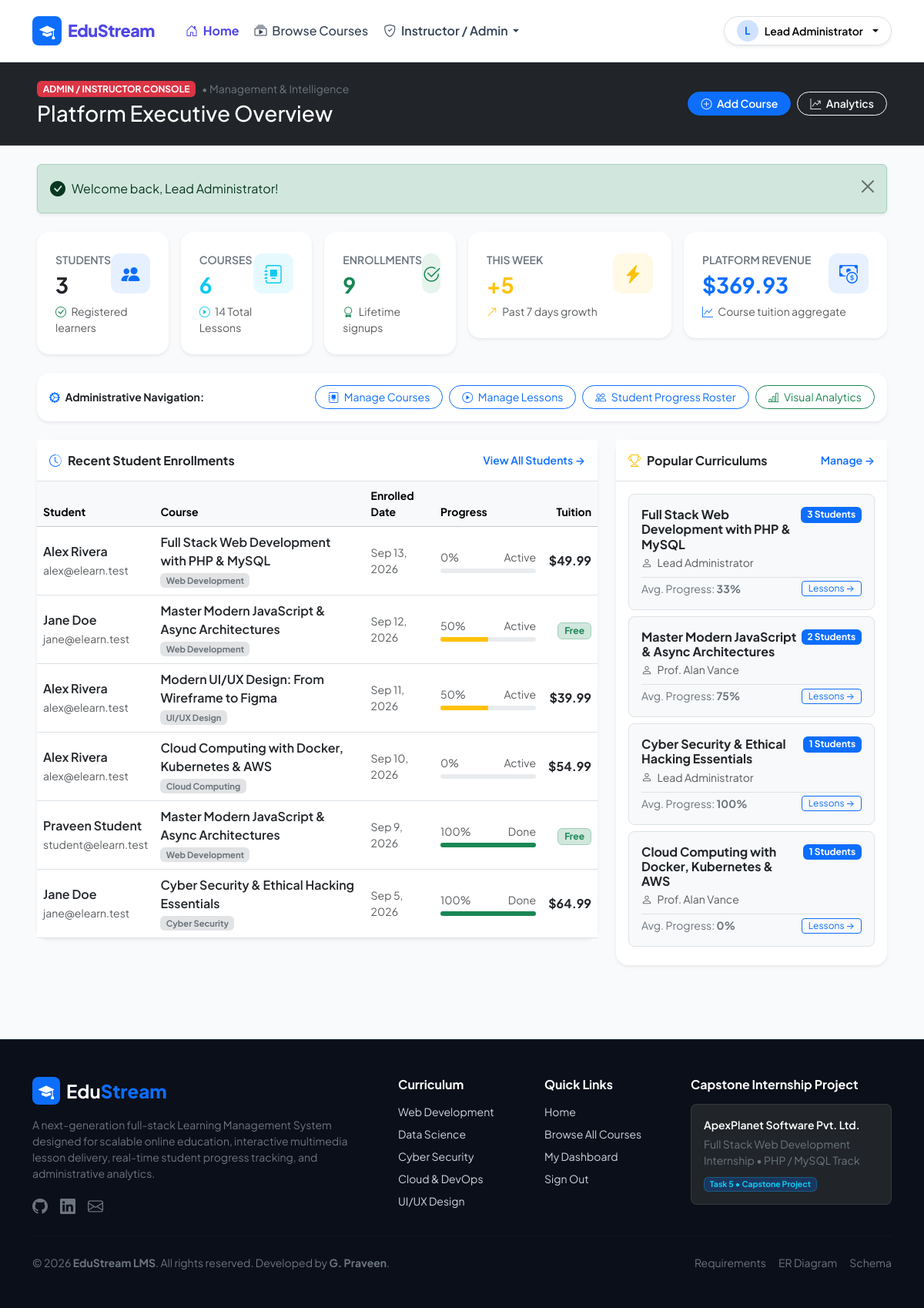
/admin/index.php (signed in), run on the app's committed database.
### tables this page shows
CREATE TABLE enrollments (
    id INT AUTO_INCREMENT PRIMARY KEY,
    user_id INT NOT NULL,
    course_id INT NOT NULL,
    enrolled_at TIMESTAMP DEFAULT CURRENT_TIMESTAMP,
    progress_percent INT NOT NULL DEFAULT 0,
    CONSTRAINT fk_enrollments_user FOREIGN KEY (user_id) 
        REFERENCES users(id) ON DELETE CASCADE,
    CONSTRAINT fk_enrollments_course FOREIGN KEY (course_id) 
        REFERENCES courses(id) ON DELETE CASCADE,
    CONSTRAINT uq_user_course UNIQUE (user_id, course_id),
    INDEX idx_user_id (user_id),
    INDEX idx_course_id (course_id),
    INDEX idx_enrolled_at (enrolled_at)
);

CREATE TABLE users (
    id INT AUTO_INCREMENT PRIMARY KEY,
    name VARCHAR(100) NOT NULL,
    email VARCHAR(150) NOT NULL UNIQUE,
    password_hash VARCHAR(255) NOT NULL,
    role ENUM('student', 'instructor', 'admin') NOT NULL DEFAULT 'student',
    otp_code VARCHAR(6) NULL,
    otp_expires_at DATETIME NULL,
    otp_verified TINYINT(1) NOT NULL DEFAULT 0,
    created_at TIMESTAMP DEFAULT CURRENT_TIMESTAMP,
    INDEX idx_email (email),
    INDEX idx_role (role),
    INDEX idx_otp_verified (otp_verified)
);

CREATE TABLE courses (
    id INT AUTO_INCREMENT PRIMARY KEY,
    title VARCHAR(255) NOT NULL,
    description TEXT NOT NULL,
    category VARCHAR(100) NOT NULL,
    price DECIMAL(10, 2) NOT NULL DEFAULT 0.00,
    instructor_id INT NOT NULL,
    thumbnail VARCHAR(255) NULL,
    created_at TIMESTAMP DEFAULT CURRENT_TIMESTAMP,
    updated_at TIMESTAMP DEFAULT CURRENT_TIMESTAMP ON UPDATE CURRENT_TIMESTAMP,
    CONSTRAINT fk_courses_instructor FOREIGN KEY (instructor_id) 
        REFERENCES users(id) ON DELETE CASCADE,
    INDEX idx_category (category),
    INDEX idx_instructor (instructor_id),
    INDEX idx_created_at (created_at),
    INDEX idx_price (price)
);

### admin/index.php (the view, shortened to what the rows shown need)
<?php
require_once __DIR__ . '/../config/db_connect.php';
require_once __DIR__ . '/../includes/helpers.php';
$totalStudents = (int)(db_fetch_one("SELECT COUNT(*) AS total FROM users WHERE role = 'student'")['total'] ?? 0);
$totalCourses = (int)(db_fetch_one("SELECT COUNT(*) AS total FROM courses")['total'] ?? 0);
$totalEnrollments = (int)(db_fetch_one("SELECT COUNT(*) AS total FROM enrollments")['total'] ?? 0);
$weeklyEnrollments = (int)(db_fetch_one("
    SELECT COUNT(*) AS total
    FROM enrollments
    WHERE enrolled_at >= DATE_SUB(NOW(), INTERVAL 7 DAY)
")['total'] ?? 0);
$totalRevenue = (float)(db_fetch_one("
    SELECT SUM(c.price) AS total
    FROM enrollments e
    JOIN courses c ON e.course_id = c.id
")['total'] ?? 0.00);
$recentEnrollments = db_fetch_all("
    SELECT e.id, e.enrolled_at, e.progress_percent,
           u.name AS student_name, u.email AS student_email,
           c.id AS course_id, c.title AS course_title, c.category, c.price
    FROM enrollments e
    JOIN users u ON e.user_id = u.id
    JOIN courses c ON e.course_id = c.id
    ORDER BY e.enrolled_at DESC
    LIMIT 6
");
$popularCourses = db_fetch_all("
    SELECT c.id, c.title, c.category, c.price,
           u.name AS instructor_name,
           COUNT(e.id) AS enrollment_count,
           AVG(e.progress_percent) AS avg_progress
    FROM courses c
    JOIN users u ON c.instructor_id = u.id
    LEFT JOIN enrollments e ON c.id = e.course_id
    GROUP BY c.id
    ORDER BY enrollment_count DESC
    LIMIT 4
");
require_once __DIR__ . '/../includes/header.php';
?>
<div class="bg-dark text-white py-4 mb-4 border-bottom border-secondary border-opacity-25">
    <div class="container-fluid px-lg-5">
        <div class="d-flex flex-column flex-md-row justify-content-between align-items-md-center gap-3">
            <div>
                <h1 class="h3 fw-extrabold text-white mb-0">Platform Executive Overview</h1>
            </div>
        </div>
    </div>
</div>
<div class="container-fluid px-lg-5 pb-5">
    <div class="row g-3 mb-4">
        <div class="col-xl-2 col-md-4 col-sm-6">
            <div class="stat-widget custom-card border-0 shadow-sm">
                <div class="d-flex justify-content-between align-items-center">
                    <div>
                        <h2 class="h3 fw-bold text-dark mb-0 mt-1"><?= number_format($totalStudents); ?></h2>
                    </div>
                </div>
            </div>
        </div>
        <div class="col-xl-2 col-md-4 col-sm-6">
            <div class="stat-widget custom-card border-0 shadow-sm">
                <div class="d-flex justify-content-between align-items-center">
                    <div>
                        <h2 class="h3 fw-bold text-info mb-0 mt-1"><?= number_format($totalCourses); ?></h2>
                    </div>
                </div>
            </div>
        </div>
        <div class="col-xl-2 col-md-4 col-sm-6">
            <div class="stat-widget custom-card border-0 shadow-sm">
                <div class="d-flex justify-content-between align-items-center">
                    <div>
                        <h2 class="h3 fw-bold text-success mb-0 mt-1"><?= number_format($totalEnrollments); ?></h2>
                    </div>
                </div>
            </div>
        </div>
        <div class="col-xl-3 col-md-6 col-sm-6">
            <div class="stat-widget custom-card border-0 shadow-sm">
                <div class="d-flex justify-content-between align-items-center">
                    <div>
                        <h2 class="h3 fw-bold text-warning mb-0 mt-1">+<?= number_format($weeklyEnrollments); ?></h2>
                    </div>
                </div>
            </div>
        </div>
        <div class="col-xl-3 col-md-6 col-sm-12">
            <div class="stat-widget custom-card border-0 shadow-sm">
                <div class="d-flex justify-content-between align-items-center">
                    <div>
                        <h2 class="h3 fw-bold text-primary mb-0 mt-1">$<?= number_format($totalRevenue, 2); ?></h2>
                    </div>
                </div>
            </div>
        </div>
    </div>
    <div class="row g-4">
        <div class="col-lg-8">
            <div class="card custom-card border-0 shadow-sm">
                <div class="table-responsive">
                    <table class="table table-hover align-middle mb-0">
                        <thead class="table-light small text-secondary">
                            <tr>
                                <th>Student</th>
                                <th>Course</th>
                                <th>Enrolled Date</th>
                                <th>Progress</th>
                                <th class="text-end">Tuition</th>
                            </tr>
                        </thead>
                        <tbody>
                            <?php if (empty($recentEnrollments)): ?>
                                <tr>
                                    <td colspan="5" class="text-center py-4 text-muted small">No enrollments recorded yet.</td>
                                </tr>
                            <?php else: ?>
                                <?php foreach ($recentEnrollments as $r):
                                    $percent = (int)$r['progress_percent'];
                                    $pColor = get_progress_color($percent);
                                ?>
                                    <tr>
                                        <td>
                                            <div class="fw-semibold text-dark"><?= e($r['student_name']); ?></div>
                                            <small class="text-muted"><?= e($r['student_email']); ?></small>
                                        </td>
                                        <td>
                                            <a href="<?= base_url('courses/view.php?id=' . $r['course_id']); ?>" class="fw-semibold text-dark text-decoration-none hover-primary">
                                                <?= e($r['course_title']); ?>
                                            </a>
                                            <div><span class="badge bg-secondary-subtle text-secondary" style="font-size: 0.7rem;"><?= e($r['category']); ?></span></div>
                                        </td>
                                        <td class="small text-muted">
                                            <?= format_date($r['enrolled_at']); ?>
                                        </td>
                                        <td style="min-width: 140px;">
                                            <div class="d-flex justify-content-between small text-muted mb-1">
                                                <span><?= $percent; ?>%</span>
                                                <span><?= $percent >= 100 ? 'Done' : 'Active'; ?></span>
                                            </div>
                                            <div class="progress" style="height: 6px;">
                                                <div class="progress-bar bg-<?= $pColor; ?>" role="progressbar" style="width: <?= $percent; ?>%;"></div>
                                            </div>
                                        </td>
                                        <td class="text-end fw-bold text-dark">
                                            <?= format_currency($r['price']); ?>
                                        </td>
                                    </tr>
                                <?php endforeach; ?>
                            <?php endif; ?>
                        </tbody>
                    </table>
                </div>
            </div>
        </div>
        <div class="col-lg-4">
            <div class="card custom-card border-0 shadow-sm">
                <div class="p-3">
                    <?php foreach ($popularCourses as $pc): ?>
                        <div class="p-3 mb-2 rounded-3 bg-light border d-flex flex-column gap-2">
                            <div class="d-flex justify-content-between align-items-start">
                                <div>
                                    <h4 class="h6 fw-bold text-dark mb-1">
                                        <a href="<?= base_url('admin/lessons.php?course_id=' . $pc['id']); ?>" class="text-dark text-decoration-none hover-primary">
                                            <?= e($pc['title']); ?>
                                        </a>
                                    </h4>
                                    <div class="small text-muted"><i class="bi bi-person me-1"></i> <?= e($pc['instructor_name']); ?></div>
                                </div>
                                <span class="badge bg-primary text-white"><?= (int)$pc['enrollment_count']; ?> Students</span>
                            </div>
                            <div class="d-flex justify-content-between align-items-center small text-secondary pt-1 border-top">
                                <span>Avg. Progress: <strong><?= round((float)$pc['avg_progress']); ?>%</strong></span>
                                <a href="<?= base_url('admin/lessons.php?course_id=' . $pc['id']); ?>" class="btn btn-outline-primary btn-sm py-0 px-2" style="font-size: 0.75rem;">
                                    Lessons &rarr;
                                </a>
                            </div>
                        </div>
                    <?php endforeach; ?>
                </div>
            </div>
        </div>
    </div>
</div>
<?php require_once __DIR__ . '/../includes/footer.php'; ?>

### includes/helpers.php (shortened to what the rows shown need)
<?php
function e($value): string {
    return htmlspecialchars((string)($value ?? ''), ENT_QUOTES | ENT_SUBSTITUTE, 'UTF-8');
}
function base_url(string $path = ''): string {
    static $detectedBase = null;
    if ($detectedBase === null) {
        $scriptDir = str_replace('\\', '/', dirname($_SERVER['SCRIPT_NAME'] ?? ''));
        if (preg_match('#^(.*?/task5-elearning)#i', $scriptDir, $matches)) {
            $detectedBase = $matches[1];
        } else {
    $detectedBase = '';
}
        $detectedBase = rtrim($detectedBase, '/');
    }
    $cleanPath = ltrim($path, '/');
        return ($cleanPath === '') ? ($detectedBase === '' ? '/' : $detectedBase) : ($detectedBase . '/' . $cleanPath);
}
function format_currency($amount): string {
    $num = (float)$amount;
    if ($num <= 0.00) {
        return '<span class="badge bg-success-subtle text-success border border-success-subtle px-2 py-1">Free</span>';
    }
    return '$' . number_format($num, 2);
}
function format_date(string $date, bool $includeTime = false): string {
    $timestamp = strtotime($date);
    return $includeTime ? date('M j, Y g:i A', $timestamp) : date('M j, Y', $timestamp);
}
function get_progress_color(int $percent): string {
    if ($percent >= 100) return 'success';
    if ($percent >= 25)  return 'warning';
    return 'info';
}

### data on the page
enrollments: user.name "Alex Rivera", user.email "alex@elearn.test", course.title "Full Stack Web Development with PHP & MySQL", course.category "Web Development", enrolled_at "Sep 13, 2026", progress_percent "0", shows "Active", course.price "$49.99"
enrollments: user.name "Jane Doe", user.email "jane@elearn.test", course.title "Master Modern JavaScript & Async Architectures", course.category "Web Development", enrolled_at "Sep 12, 2026", progress_percent "50", shows "Active", shows "Free"
enrollments: user.name "Alex Rivera", user.email "alex@elearn.test", course.title "Modern UI/UX Design: From Wireframe to Figma", course.category "UI/UX Design", enrolled_at "Sep 11, 2026", progress_percent "50", shows "Active", course.price "$39.99"
enrollments: user.name "Alex Rivera", user.email "alex@elearn.test", course.title "Cloud Computing with Docker, Kubernetes & AWS", course.category "Cloud Computing", enrolled_at "Sep 10, 2026", progress_percent "0", shows "Active", course.price "$54.99"
enrollments: user.name "Praveen Student", user.email "student@elearn.test", course.title "Master Modern JavaScript & Async Architectures", course.category "Web Development", enrolled_at "Sep 9, 2026", progress_percent "100", shows "Done", shows "Free"
enrollments: user.name "Jane Doe", user.email "jane@elearn.test", course.title "Cyber Security & Ethical Hacking Essentials", course.category "Cyber Security", enrolled_at "Sep 5, 2026", progress_percent "100", shows "Done", course.price "$64.99"
courses: title "Full Stack Web Development with PHP & MySQL", instructor.name "Lead Administrator", enrollment_count "3", avg_progress "33"
courses: title "Master Modern JavaScript & Async Architectures", instructor.name "Prof. Alan Vance", enrollment_count "2", avg_progress "75"
courses: title "Cyber Security & Ethical Hacking Essentials", instructor.name "Lead Administrator", enrollment_count "1", avg_progress "100"
courses: title "Cloud Computing with Docker, Kubernetes & AWS", instructor.name "Prof. Alan Vance", enrollment_count "1", avg_progress "0"

### other printed values
substr(current_user_name(), 0, 1) "L"
current_user_name() "Lead Administrator"
$msg "Welcome back, Lead Administrator!"
$totalStudents "3"
$totalCourses "6"
$totalLessons "14"
$totalEnrollments "9"
$weeklyEnrollments "5"
$totalRevenue "369.93"
